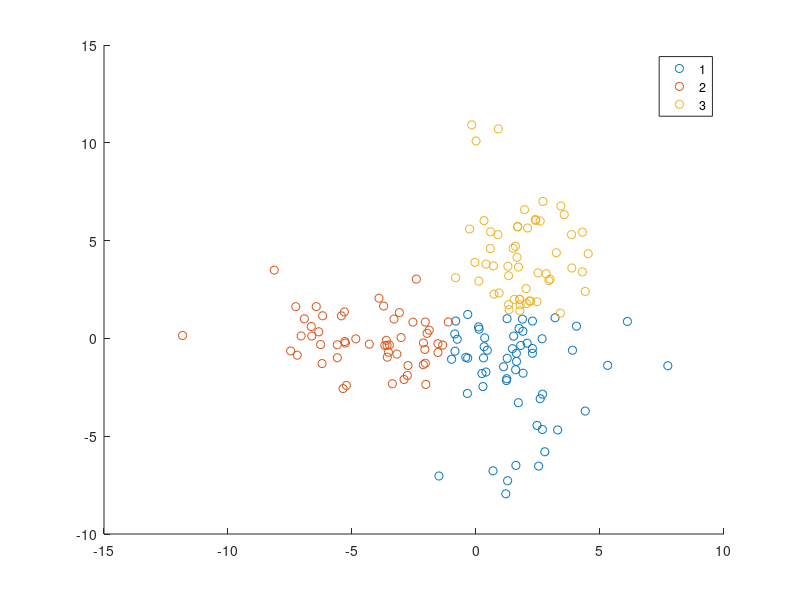

Here is the MATLAB script that generated this plot: (Note: this script raises an error after producing the figure.)
%% k-Means Clustering
% Instructions are in the task pane to the left. Complete and submit each task one at a time.
% This code loads and displays the data.
load dataX
whos X
% Task 1
grp=kmeans(X,3)
% Task 2
gscatter(X(:,1),X(:,2),grp)

%% Gaussian Mixture Models
% Instructions are in the task pane to the left. Complete and submit each task one at a time.
% This code loads and displays the data.
load data
whos X
% Tasks 1 & 4
mdl = fitgmdist(X,3);
mdl = fitgmdist(X,3,"CovarianceType","diagonal");
% Task 2
grp=cluster(mdl,X)
% Task 3
gscatter(X(:,1),X(:,2),grp)
%% Hierarchical Tree
% Instructions are in the task pane to the left. Complete and submit each task one at a time.
% This code loads the data.
load data
whos X
% Task 1
Z = linkage(X)
% Task 2
dendrogram(Z)
% Task 3
Zcomp = linkage(X,"ward");
dendrogram(Zcomp)
% Task0
Z = linkage(X);
dendrogram(Z)
% Task 1
grp = cluster(Z,"maxclust",3);
parallelcoords(X,"Group",grp)
% Task 2
Y = pdist(X);
c = cophenet(Z,Y)

